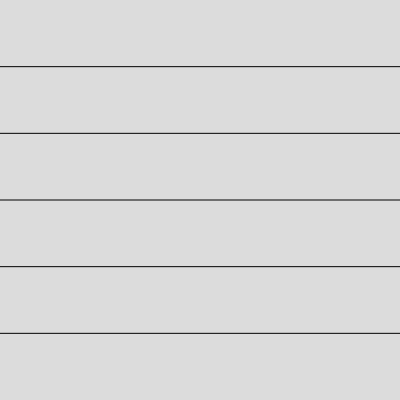
Frame 1 (no input)
Frame 60 (no input): identical to frame 1, image omitted
Frame 120 (the mouse pressed at the canvas centre since frame 60): identical to frame 1, image omitted

The p5.js sketch that drew this single still picture (run headless with seeded random() and noise() and a simulated clock; from frame 60 on, the mouse is pressed at the canvas centre):

// p5.js sketch
// ── sketch.js
function setup() {
  createCanvas(400, 400);
}

function draw() {
  background(220);
  let lh = height/6;
  for (let i = 0; i < 5; i++) {
    
	line(0,lh*(i+1),width,lh*(i+1));		
  }

}
